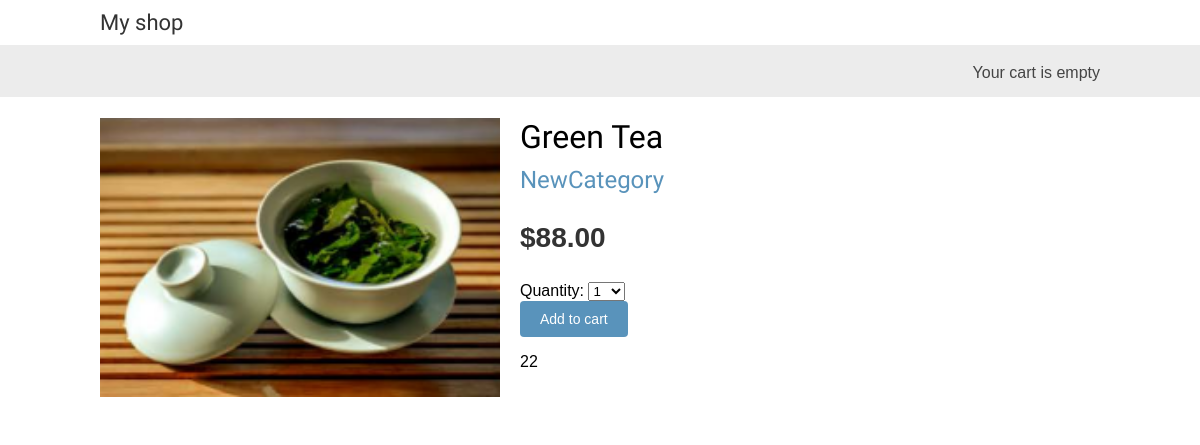
The app's page /2/two/, older data.
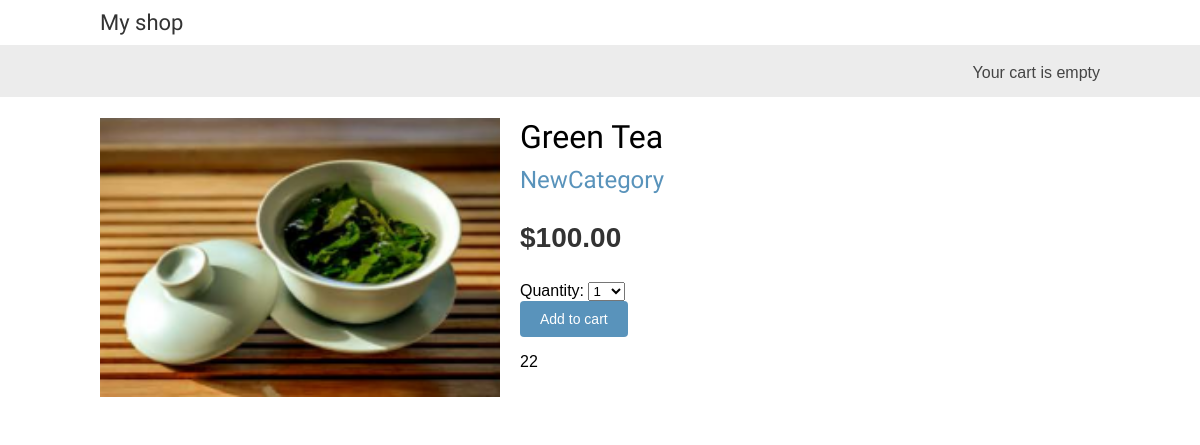
The same page, newer data.
### shop/models.py (models this page shows, shortened)
class Product(models.Model):
    category = models.ForeignKey(Category, related_name='products',on_delete=models.CASCADE)
    name = models.CharField(max_length=200)
    slug = models.SlugField(max_length=200)
    image = models.ImageField(upload_to='products/%Y/%m/%d',blank=True)
    description = models.TextField(blank=True)
    price = models.DecimalField(max_digits=10,decimal_places=2)
    available = models.BooleanField(default=True)
    created = models.DateTimeField(auto_now_add=True)
    sku = models.CharField(max_length=20)
    updated = models.DateTimeField(auto_now=True)
    objects = models.Manager()
    availabled = PublishedManager()
    class Meta:
        ordering = ['name']
        indexes = [models.Index(fields=['id', 'slug']), models.Index(fields=['name']), models.Index(fields=['-created']),]

class Category(models.Model):
    name = models.CharField(max_length=200)
    slug = models.SlugField(max_length=200, unique=True)
    class Meta:
        ordering = ['name']
        indexes = [models.Index(fields=['name']),]
        verbose_name = 'category'
        verbose_name_plural = 'categories'
    def __str__(self):
        return self.name
    def get_absolute_url(self):
        return reverse('shop:product_list_by_category', args=[self.slug])

### shop/views.py (the view)
# urls.py: path('<int:id>/<slug:slug>/', views.product_detail, name='product_detail'),
def product_detail(request, id, slug):
    product = get_object_or_404(Product, id=id,slug=slug,available=True)
    cart_product_form = CartAddProductForm()
    return render(request,'shop/product/detail.html',{'product': product, 'cart_product_form': cart_product_form})

### cart/forms.py
class CartAddProductForm(forms.Form):
    quantity = forms.TypedChoiceField(choices=PRODUCT_QUANTITY_CHOICES, coerce=int)
    override = forms.BooleanField(required=False, initial=False, widget=forms.HiddenInput)

### cart/cart.py (called while the page is built)
    def __len__(self):
        return sum(item['quantity'] for item in self.cart.values())

### cart/context_processors.py (called while the page is built)
def cart(request):
    return {'cart': Cart(request)}

### shop/templates/shop/product/detail.html (shortened to what this page needs)
{% extends "shop/base.html" %}
{% load static %}
{% block content %}
    <div class="product-detail">
        <img src="{% if product.image %}{{ product.image.url }}{% else %}{% static "img/no_image.png" %}{% endif %}" />
        <h1>{{ product.name }}</h1>
        <h2>
            <a href="{{ product.category.get_absolute_url }}">
                {{ product.category }}
            </a>
        </h2>
        <p class="price">${{ product.price }}</p>
        <form action="{% url "cart:cart_add" product.id %}" method="post">
            {{ cart_product_form }}
            <input type="submit" value="Add to cart">
        </form>
        {{ product.description|linebreaks }}
    </div>
{% endblock %}

Row changes from the older to the newer data that the page shows:
changed Product "Green Tea": price "88.00" → "100.00"
